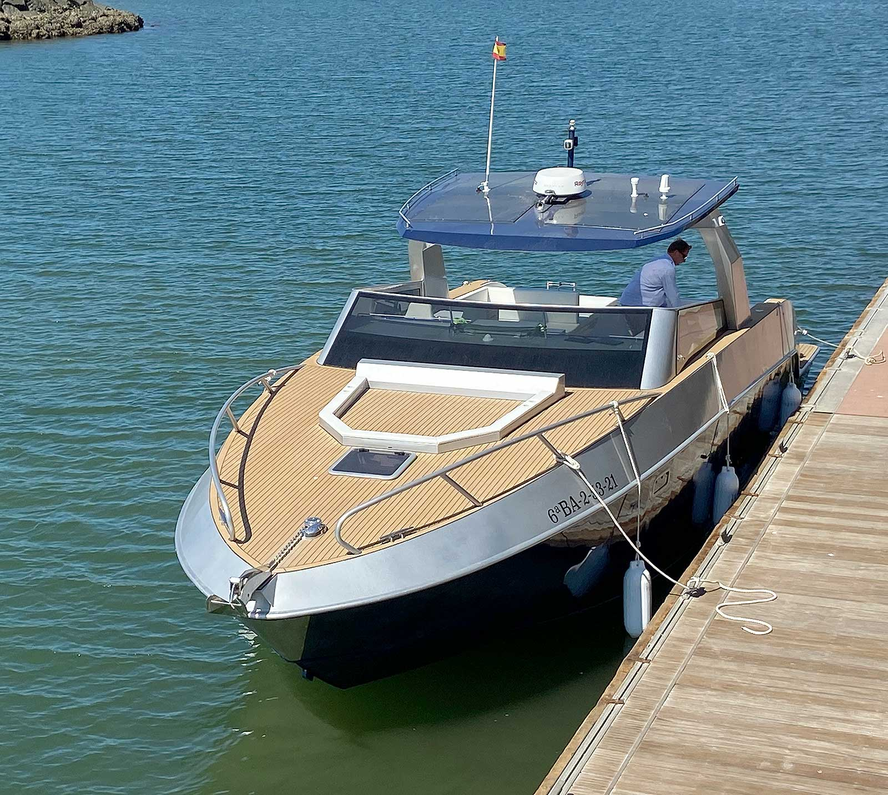
#> input picture taller_9/imagenes/barco.png, 888 x 795 px, shrunk from 1600 x 1433 before the run
$ python -i transformaciones_function.py   (imports and definitions only)
#> lines starting #> are read from the running program, lines starting #| are printed output that depends on the picture
import numpy as np
import matplotlib.pyplot as plt

# [5 lines left out: function create_img, not called in this run]

def gray(img):
    img_gris = np.mean(img, axis=2)
    return img_gris

# [40 lines left out: functions brightness_adjust, adjust_channel_brightness, contrast_adjust, not called in this run]

import numpy as np
import matplotlib.pyplot as plt

# [56 lines left out: functions zoom_image, binary, rotate, not called in this run]


def rgb_histogram(imagen):
    """
    Calcula y muestra los histogramas RGB de cualquier imagen en un solo lienzo.

    Parámetros:
    imagen : numpy array
        Imagen de cualquier tipo: RGB, RGBA o escala de grises.

    Retorna:
    hist_r, hist_g, hist_b : numpy arrays
        Histogramas de cada canal.
    """
    # Asegurar 3 canales
    if imagen.ndim == 2:  # Escala de grises
        imagen = np.stack([imagen]*3, axis=-1)
    elif imagen.shape[2] == 4:  # RGBA
        imagen = imagen[:, :, :3]
    elif imagen.shape[2] != 3:
        raise ValueError("La imagen debe tener 1, 3 o 4 canales.")

    # Normalizar valores a rango 0-255
    if imagen.max() <= 1.0:
        imagen = (imagen * 255).astype(np.uint8)
    else:
        imagen = np.clip(imagen, 0, 255).astype(np.uint8)

    # Separar canales
    canal_r = imagen[:, :, 0].flatten()
    canal_g = imagen[:, :, 1].flatten()
    canal_b = imagen[:, :, 2].flatten()

    # Calcular histogramas
    hist_r, _ = np.histogram(canal_r, bins=256, range=(0, 255))
    hist_g, _ = np.histogram(canal_g, bins=256, range=(0, 255))
    hist_b, _ = np.histogram(canal_b, bins=256, range=(0, 255))

    # Graficar
    plt.figure(figsize=(10, 6))

    plt.subplot(3, 1, 1)
    plt.bar(np.arange(256), hist_r, color='red', alpha=0.7)
    plt.title('Histograma Canal Rojo')
    plt.xlabel('Intensidad')
    plt.ylabel('Frecuencia')

    plt.subplot(3, 1, 2)
    plt.bar(np.arange(256), hist_g, color='green', alpha=0.7)
    plt.title('Histograma Canal Verde')
    plt.xlabel('Intensidad')
    plt.ylabel('Frecuencia')

    plt.subplot(3, 1, 3)
    plt.bar(np.arange(256), hist_b, color='blue', alpha=0.7)
    plt.title('Histograma Canal Azul')
    plt.xlabel('Intensidad')
    plt.ylabel('Frecuencia')

    plt.tight_layout()
    plt.show()

    return hist_r, hist_g, hist_b

>>> import cv2
>>> picture = cv2.imread('imagenes/barco.png', cv2.IMREAD_GRAYSCALE)
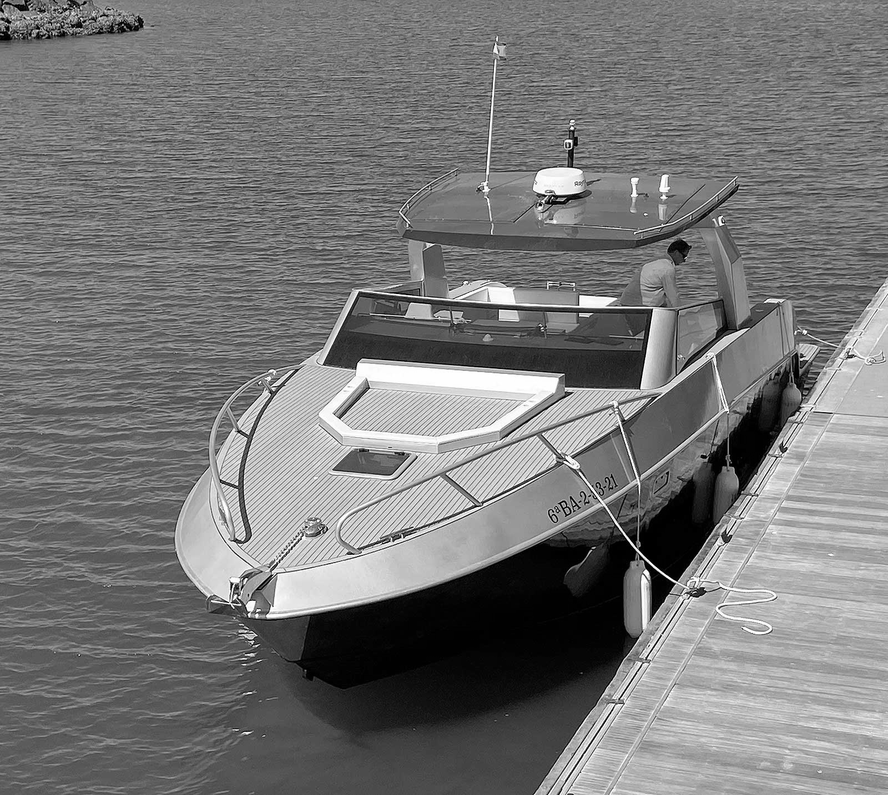
#> picture: shape (795, 888); min 0, max 255, mean 119.3
>>> result = rgb_histogram(picture)
#> in rgb_histogram, `hist_r, _ = np.histogram(canal_r, bins=256, range=(0, 255))`: hist_r = 256 values, max 8002 at index 2, min 387 at index 240, mean 2757.7
#> in rgb_histogram, `hist_g, _ = np.histogram(canal_g, bins=256, range=(0, 255))`: hist_g has the same summary as hist_r
#> in rgb_histogram, `hist_b, _ = np.histogram(canal_b, bins=256, range=(0, 255))`: hist_b has the same summary as hist_r
#> in rgb_histogram, `plt.show()`:
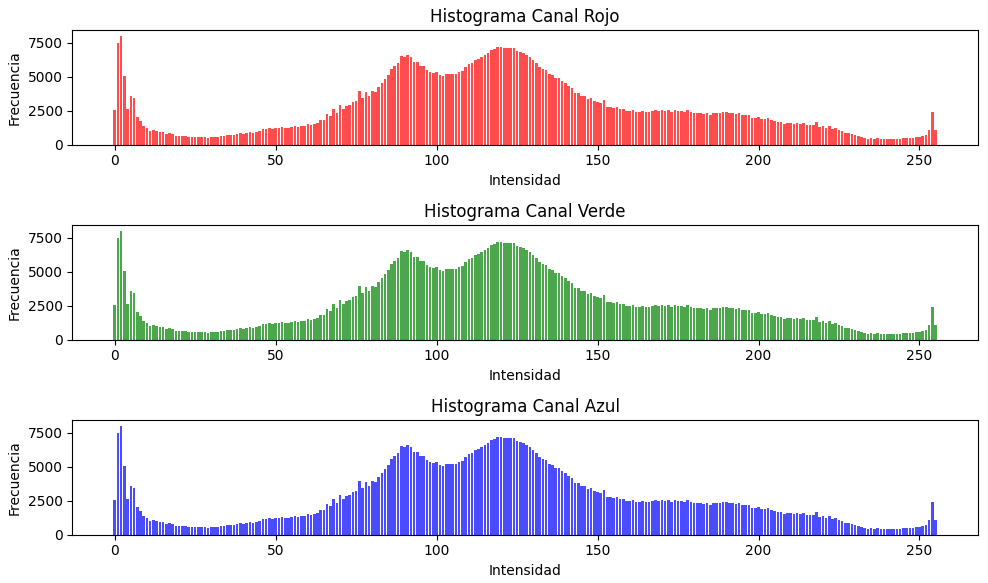
#> figure drawn by matplotlib, 3 panels; panel 1: tallest bar 8002 high, from x = 1.6 to 2.4; panel 2: tallest bar 8002 high, from x = 1.6 to 2.4; panel 3: tallest bar 8002 high, from x = 1.6 to 2.4
